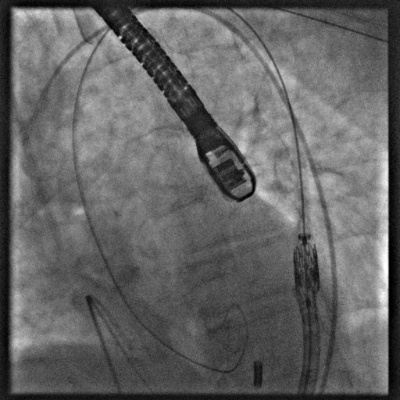
#> input picture FrangiFilter/echo112.jpg, 400 x 400 px, given in place of 0032.jpg, which was not available
$ python frangiFilter2DTest.py   (older library calls are emulated)
#> lines starting #> are read from the running program, lines starting #| are printed output that depends on the picture; after the words box and inside, x2 and y2 are one past the last pixel; in counts of white or black regions, pixels touching at a corner belong together; pictures that were not available may be replaced by others from this repository, and a replacement may not be noted
### FrangiFilter/frangiFilter2D.py
import numpy as np
from hessian import Hessian2D


def eig2image(Dxx, Dxy, Dyy):
    """
    This function eig2image calculates the eigen values from the
    hessian matrix, sorted by abs value. And gives the direction
    of the ridge (eigenvector smallest eigenvalue) .
    | Dxx  Dxy |
    | Dxy  Dyy |
    """
    # Compute the eigenvectors of J, v1 and v2
    tmp = np.sqrt((Dxx - Dyy)**2 + 4*Dxy**2)
    v2x = 2*Dxy
    v2y = Dyy - Dxx + tmp

    # Normalize
    mag = np.sqrt(v2x**2 + v2y**2)
    i = np.invert(np.isclose(mag, np.zeros(mag.shape)))
    v2x[i] = v2x[i]/mag[i]
    v2y[i] = v2y[i]/mag[i]

    # The eigenvectors are orthogonal
    v1x = -v2y.copy()
    v1y = v2x.copy()

    # Compute the eigenvalues
    mu1 = 0.5*(Dxx + Dyy + tmp)
    mu2 = 0.5*(Dxx + Dyy - tmp)

    # Sort eigenvalues by absolute value abs(Lambda1)<abs(Lambda2)
    check = np.absolute(mu1) > np.absolute(mu2)

    Lambda1 = mu1.copy()
    Lambda1[check] = mu2[check]
    Lambda2 = mu2.copy()
    Lambda2[check] = mu1[check]

    Ix = v1x.copy()
    Ix[check] = v2x[check]
    Iy = v1y.copy()
    Iy[check] = v2y[check]

    return Lambda1, Lambda2, Ix, Iy


# --------------------------------------------------------


def FrangiFilter2D(I, FrangiScaleRange=np.array([1, 10]), FrangiScaleRatio=2,
                   FrangiBetaOne=0.5, FrangiBetaTwo=15, verbose=False, BlackWhite=True):
    """
    This function FRANGIFILTER2D uses the eigenvectors of the Hessian to
    compute the likeliness of an image region to vessels, according
    to the method described by Frangi:2001 (Chapter 2). Adapted from MATLAB code
    :param I: imput image (grayscale)
    :param FrangiScaleRange: The range of sigmas used, default [1 10]
    :param FrangiScaleRatio: Step size between sigmas, default 2
    :param FrangiBetaOne: Frangi correction constant, default 0.5
    :param FrangiBetaTwo: Frangi correction constant, default 15
    :param verbose: Show debug information, default false
    :param BlackWhite: Detect black ridges (default) set to true, for white ridges set to false.
    :return: The vessel enhanced image (pixel is the maximum found in all scales)
    """

    if len(FrangiScaleRange) > 1:
        sigmas = np.arange(FrangiScaleRange[0], FrangiScaleRange[1]+1, FrangiScaleRatio)
        sigmas = sorted(sigmas)
    else:
        sigmas = [FrangiScaleRange[0]]
    beta = 2*FrangiBetaOne**2
    c = 2*FrangiBetaTwo**2

    # Make matrices to store all filterd images
    ALLfiltered = np.zeros([I.shape[0], I.shape[1], len(sigmas)])
    ALLangles = np.zeros([I.shape[0], I.shape[1], len(sigmas)])

    # Frangi filter for all sigmas
    for i in range(len(sigmas)):
        # Show progress
        if verbose:
            print('Current Frangi Filter Sigma: ', str(sigmas[i]))

        # Make 2D hessian
        Dxx, Dxy, Dyy = Hessian2D(I, sigmas[i])

        # Correct for scale
        Dxx *= (sigmas[i]**2)
        Dxy *= (sigmas[i]**2)
        Dyy *= (sigmas[i]**2)

        # Calculate (abs sorted) eigenvalues and vectors
        Lambda2, Lambda1, Ix, Iy = eig2image(Dxx, Dxy, Dyy)

        # Compute the direction of the minor eigenvector
        angles = np.arctan2(Ix, Iy)

        # Compute some similarity measures
        near_zeros = np.isclose(Lambda1, np.zeros(Lambda1.shape))
        Lambda1[near_zeros] = 2**(-52)
        Rb = (Lambda2/Lambda1)**2
        S2 = Lambda1**2 + Lambda2**2

        # Compute the output image
        Ifiltered = np.exp(-Rb/beta)*(np.ones(I.shape)-np.exp(-S2/c))

        # see pp. 45
        if BlackWhite:
            Ifiltered[Lambda1 < 0] = 0
        else:
            Ifiltered[Lambda1 > 0] = 0

        # store the results in 3D matrices
        ALLfiltered[:, :, i] = Ifiltered.copy()
        ALLangles[:, :, i] = angles.copy()


    # Return for every pixel the value of the scale(sigma) with the maximum
    # output pixel value
    if len(sigmas) > 1:
        outIm = np.amax(ALLfiltered, axis=2)
        outIm = outIm.reshape(I.shape[0], I.shape[1], order='F')
        whatScale = np.argmax(ALLfiltered, axis=2)
        whatScale = np.reshape(whatScale, I.shape, order='F')

        indices = range(I.size) + (whatScale.flatten(order='F') - 1)*I.size
        values = np.take(ALLangles.flatten(order='F'), indices)
        direction = np.reshape(values, I.shape, order='F')
    else:
        outIm = ALLfiltered.reshape(I.shape[0], I.shape[1], order='F')
        whatScale = np.ones(I.shape)
        direction = np.reshape(ALLangles, I.shape, order='F')

    return outIm, whatScale, direction

### FrangiFilter/hessian.py
import numpy as np
from scipy.ndimage import convolve


def Hessian2D(I, Sigma=1):
    """
    This function Hessian2 filters the image with 2nd derivatives of a
    Gaussian with parameter Sigma.
    :param I: image, in flotaing point precision (float64)
    :param Sigma: sigma of the gaussian kernel used
    :return: the 2nd derivatives
    """
    # Make kernel coordinates
    X, Y = np.meshgrid(np.arange(-np.round(3*Sigma), np.round(3*Sigma) +1),
                       np.arange(-np.round(3*Sigma), np.round(3*Sigma) +1), indexing='ij')

    # Build the gaussian 2nd derivatives filters
    DGaussxx = 1/(2*np.pi*Sigma**4)*(X**2/Sigma**2 - 1)*np.exp(-(X**2 + Y**2)/(2*Sigma**2))
    DGaussxy = (1/(2*np.pi*Sigma**6))*(X*Y)*np.exp(-(X**2 + Y**2)/(2*Sigma**2))
    DGaussyy = DGaussxx.conj().T

    Dxx = convolve(I, DGaussxx, mode='constant', cval=0.0)
    Dxy = convolve(I, DGaussxy, mode='constant', cval=0.0)
    Dyy = convolve(I, DGaussyy, mode='constant', cval=0.0)

    return Dxx, Dxy, Dyy

### FrangiFilter/frangiFilter2DTest.py
import pandas as pd
import matplotlib.pyplot as plt
from matplotlib import colormaps
import numpy as np
import cv2
from PIL import Image
from frangiFilter2D import eig2image,FrangiFilter2D
from skimage.io import imread
from skimage.color import rgb2gray, gray2rgb
from skimage.filters import threshold_otsu, try_all_threshold

# [18 lines left out: function initTest, not called in this run]

def testScaleRange(FrangiScaleRange, FrangiScaleRatio=2, FrangiBetaOne=0.8, FrangiBetaTwo=15, col = 3, row = 3):
#> called with FrangiScaleRange = array of shape (9,), FrangiScaleRatio = 2, FrangiBetaOne = 0.8, FrangiBetaTwo = 15, col = 3, row = 3
    img = cv2.imread("CSAngioImages/0032.jpg")
#> img is the input picture: shape (400, 400, 3); min 0, max 255, mean 100.2
    gray = cv2.cvtColor(img, cv2.COLOR_BGR2GRAY)/255.

    scales = []

    for i in FrangiScaleRange:
        scales.append(FrangiFilter2D(gray,FrangiScaleRange=[i], FrangiScaleRatio=1, FrangiBetaOne=FrangiBetaOne, FrangiBetaTwo=FrangiBetaTwo))
#> this loop made 9 passes
#> sigmas in FrangiFilter2D on passes 1 to 9: [1], [2], [3], [4], [5], [6], [7], [8], [9]
#> pass 1, in Hessian2D, `Dyy = convolve(I, DGaussyy, mode='constant', cval=0.0)`:
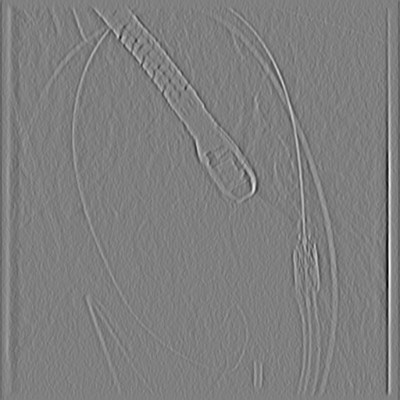
#> Dyy: shape (400, 400) float64; min -0.18, max 0.176, mean -0.00191; drawn with min black and max white
#> after the loop, scales = 9 items

    pltUnified(gray, scales, FrangiScaleRange)
    #pltSeperate(gray, scales, col, row)

# [10 lines left out: function testFrangiBetaOne, not called in this run]

def testFrangiBetaTwo(FrangiBetaTwoValues,FrangiScaleRange = np.arange(1,10), FrangiScaleRatio=2, FrangiBetaOne = 0.8):
    img = cv2.imread("FrangiFilter/CS.bmp")
    gray = cv2.cvtColor(img, cv2.COLOR_BGR2GRAY)/255.

    scales = []

    for i in FrangiBetaTwoValues:
        scales.append(FrangiFilter2D(gray,FrangiScaleRange=FrangiScaleRange, FrangiScaleRatio=1, FrangiBetaOne=FrangiBetaOne, FrangiBetaTwo=i))

    pltUnified(gray, scales, FrangiBetaTwoValues)


# [16 lines left out: function pltSeperate, not called in this run]

def pltUnified(img, scales, legend):
    fig, axs = plt.subplots(2, 2)

    colors = np.linspace(0, 1, len(scales))
#> colors = [0, 0.125, 0.25, 0.375, 0.5, 0.625, 0.75, 0.875, 1]
    cmap = colormaps['rainbow']
    colors = cmap(colors)
#> colors = [[0.5, 0, 1, 1], [0.249, 0.384, 0.981, 1], [0.00196, 0.709, 0.923, 1], [0.253, 0.926, 0.83, 1], [0.504, 1, 0.705, 1], [0.755, 0.921, 0.552, 1], [1, 0.701, 0.378, 1], [1, 0.373, 0.19, 1], [1, 1.22e-16, 6.12e-17, 1]]

    counts = []

    axs[0][0].imshow(img, cmap='Greys')
    axs[0][0].axis('off')
    axs[0][0].set_title('Raw Image')

    blankImage = np.zeros((img.shape[0], img.shape[1], 3))
    img2 = img.copy()
    img2 = gray2rgb(img2)
    for i,s in enumerate(scales[::-1]):
        th2 = s[0] > threshold_otsu(s[0], nbins=256)
        counts.append(np.count_nonzero(th2))
        for r in range(th2.shape[0]):
            for c in range(th2.shape[1]):
                if(th2[r][c] == True):
                    blankImage[r][c] = colors[i][:3]
                    img2[r][c] = colors[i][:3]
#> this loop made 9 passes
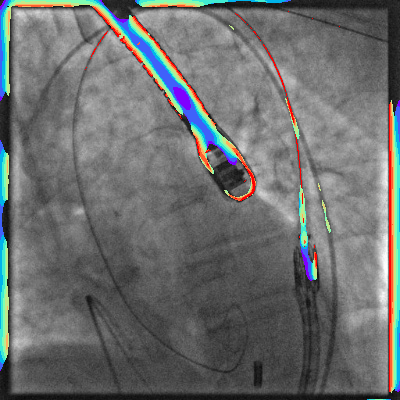
#> img2: shape (400, 400, 3) float64; mean R, G, B 0.425, 0.434, 0.433
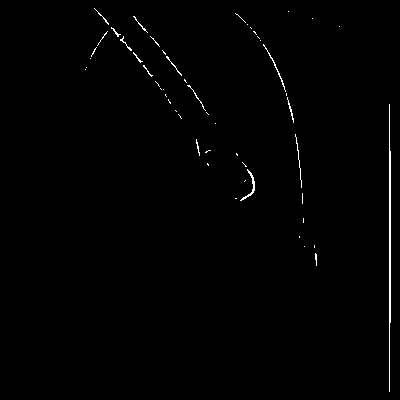
#> th2: shape (400, 400) bool; 0.71% white in thin lines or dots, all inside (x1, y1, x2, y2) = (85, 8, 391, 392)
#> after the loop, counts = [7650, 8347, 7433, 6860, 5975, 4573, 2490, 1937, 1140]

    axs[0][1].imshow(blankImage)
    axs[0][1].axis('off')
    axs[0][1].set_title('Frangi Filtered Masks')

    axs[1][0].imshow(img2)
    axs[1][0].axis('off')
    axs[1][0].set_title('Frangi Filtered Image')

    for i,c in enumerate(colors):
        axs[1][1].scatter(i + 1, counts[i], color=c, label=legend[i])
#> this loop made 9 passes

    axs[1][1].set_title('Number of Pixels in Masks')
    axs[1][1].set_xlabel('Scale')
    axs[1][1].set_ylabel('Number of Pixels')
    axs[1][1].legend()

    plt.tight_layout()
    plt.show()


if(__name__ == "__main__"):
    testScaleRange(np.arange(1, 10))
    t = np.round(np.arange(0.1, 1, 0.1), 1)
#> t = [0.1, 0.2, 0.3, 0.4, 0.5, 0.6, 0.7, 0.8, 0.9]
    # testFrangiBetaOne(t)
    t2 = np.arange(1, 20, 2)
#> t2 = [1, 3, 5, 7, 9, 11, 13, 15, 17, 19]
    testFrangiBetaTwo(t2, FrangiBetaOne=1)
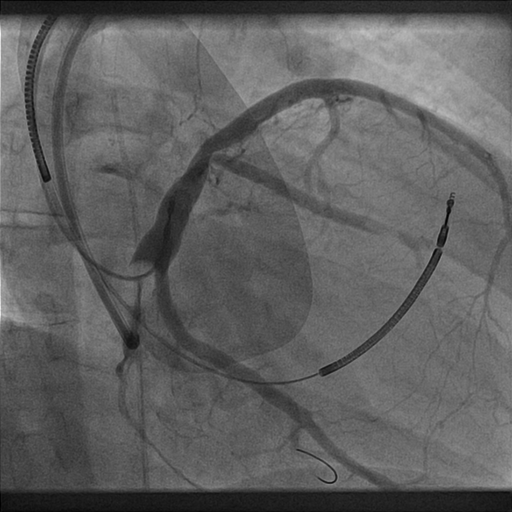
#> input picture FrangiFilter/CS.bmp, 512 x 512 px, found by its file name
#> in testFrangiBetaTwo, img is the input picture: shape (512, 512, 3); min 0, max 239, mean 96
#> the loop in testFrangiBetaTwo, `for i in FrangiBetaTwoValues:` made 10 passes
#> c in FrangiFilter2D on passes 2 to 10: 18, 50, 98, 162, 242, 338, 450, 578, 722
#> after the loop in testFrangiBetaTwo, `for i in FrangiBetaTwoValues:`: scales = 10 items
#> in pltUnified (call 2), `colors = np.linspace(0, 1, len(scales))`: colors = [0, 0.111, 0.222, 0.333, 0.444, 0.556, 0.667, 0.778, 0.889, 1]
#> in pltUnified (call 2), `colors = cmap(colors)`: colors = [[0.5, 0, 1, 1], [0.28, 0.338, 0.985, 1], [0.0608, 0.636, 0.941, 1], [0.167, 0.866, 0.866, 1], [0.386, 0.984, 0.767, 1], [0.614, 0.984, 0.641, 1], [0.833, 0.866, 0.5, 1], [1, 0.636, 0.338, 1], [1, 0.338, 0.172, 1], [1, 1.22e-16, 6.12e-17, 1]]
#> in pltUnified (call 2), `blankImage = np.zeros((img.shape[0], img.shape[1], 3))`: blankImage: shape (512, 512, 3) float64; every value is 0
#> the loop in pltUnified (call 2), `for i,s in enumerate(scales[::-1]):` made 10 passes
#> after the loop in pltUnified (call 2), `for i,s in enumerate(scales[::-1]):`:
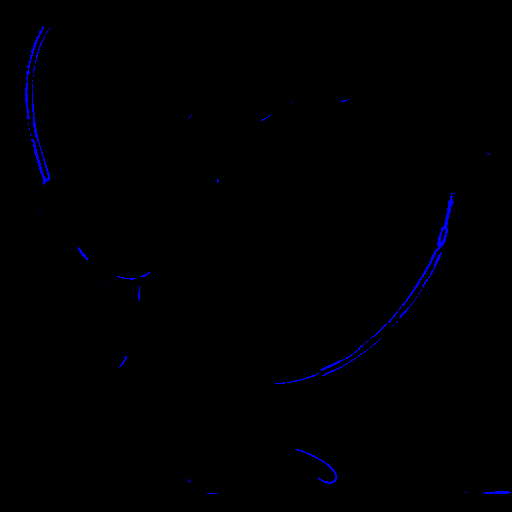
#> blankImage: shape (512, 512, 3) float64; mean of channels 0, 1, 2 0.0066, 8.08e-19, 4.04e-19; drawn as B, G, R
#> after the loop in pltUnified (call 2), `for i,s in enumerate(scales[::-1]):`:
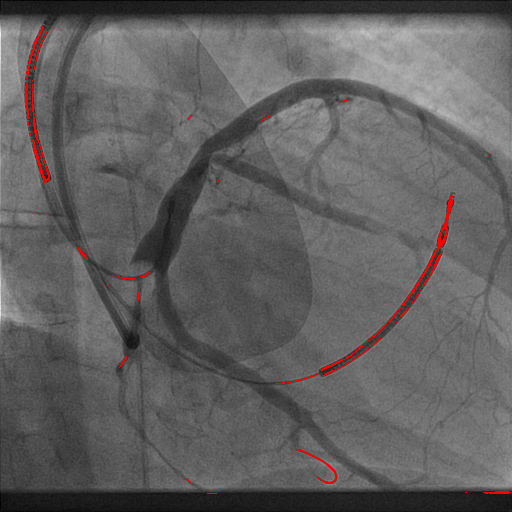
#> img2: shape (512, 512, 3) float64; mean R, G, B 0.382, 0.375, 0.375
#> after the loop in pltUnified (call 2), `for i,s in enumerate(scales[::-1]):`: th2: shape (512, 512) bool; 0.66% white in thin lines or dots, all inside (x1, y1, x2, y2) = (25, 26, 511, 494)
#> after the loop in pltUnified (call 2), `for i,s in enumerate(scales[::-1]):`: counts = [1709, 1709, 1709, 1709, 1709, 1709, 1709, 1710, 1710, 1730]
#> the loop in pltUnified (call 2), `for i,c in enumerate(colors):` made 10 passes
#> in pltUnified (call 2), `plt.show()`:
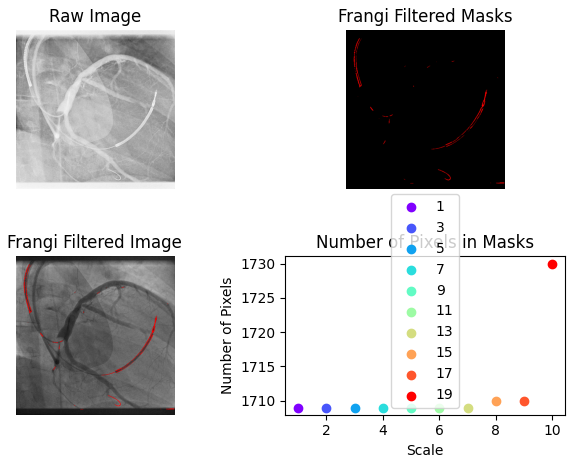
#> figure drawn by matplotlib, 4 panels
